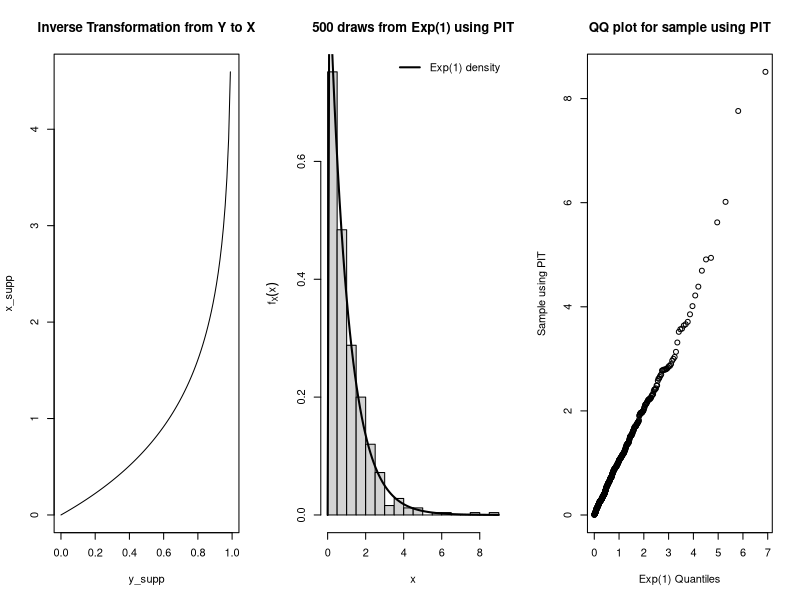
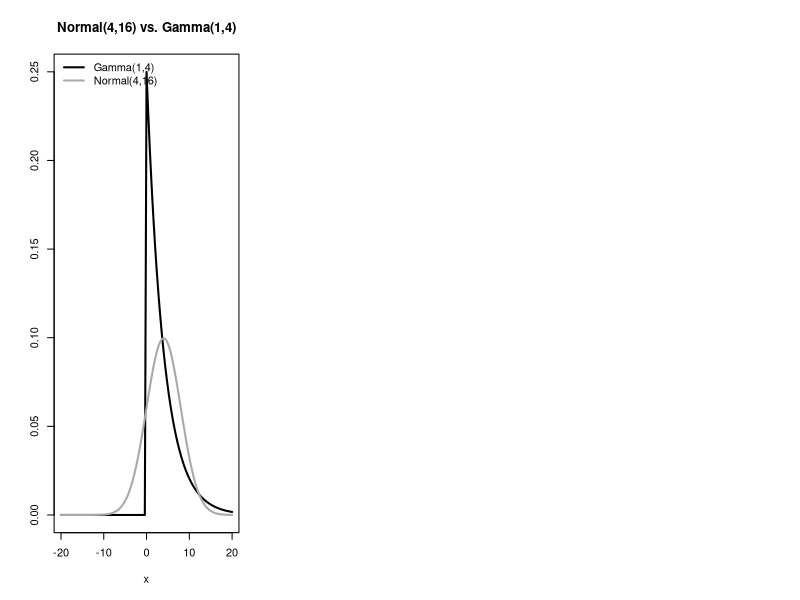

Recreate these plots in R, in order.
## ---- chunk 1
knitr::opts_chunk$set(echo = TRUE, height = 5, width = 5, out.width="0.5\\linewidth", fig.align="center")
## ---- chunk 2
# Y = F_X(X) = 1 - exp(-X) <=> X = -ln(1-Y)
# THM 2.1.10 => Y ~ unif(0,1)
# plot the transformation on the support
y_supp <- seq(from = 0, to = 1, length = 100)
x_supp <- -log(1 - y_supp)
par(mfrow = c(1,3))
plot(x_supp ~ y_supp, type = "l",
     main = "Inverse Transformation from Y to X")
# generate random sample from uniform dist 
y <- runif(n = 500, min = 0, max = 1)

# probability integral transformation (PIT)
x_samp <- -log(1 - y) # F^{-1}(y)

# compare samples to actual exp(1) dist
hist(x_samp, nclass = 25, freq = F, 
     xlab = "x", ylab = expression(f[X](x)), 
     main = "500 draws from Exp(1) using PIT")
curve(dexp(x, rate = 1/1), lwd = 2, add = T)
legend("topright", bty = "n", lwd = 2, lty = 1, 
       legend = "Exp(1) density")
#qqplot to compare to theoretical exp(1) dist
qqplot(qexp(ppoints(500), 1), x_samp, 
       xlab = "Exp(1) Quantiles", ylab = "Sample using PIT", 
       main = "QQ plot for sample using PIT")
## ---- chunk 3
# plot gamma and normal on same fig
curve(dgamma(x, shape = 1, rate = 1/4), 
      from = -20, to = 20, main = "Normal(4,16) vs. Gamma(1,4)", 
      ylab = "", lwd = 2)
curve(dnorm(x, mean = 4, sd = 4), add = T, 
      lwd = 2, col = "darkgray")
legend("topleft", lwd = c(2,2), col = c(1,"darkgray"), 
       legend = c("Gamma(1,4)", "Normal(4,16)"), 
       bty = "n")
